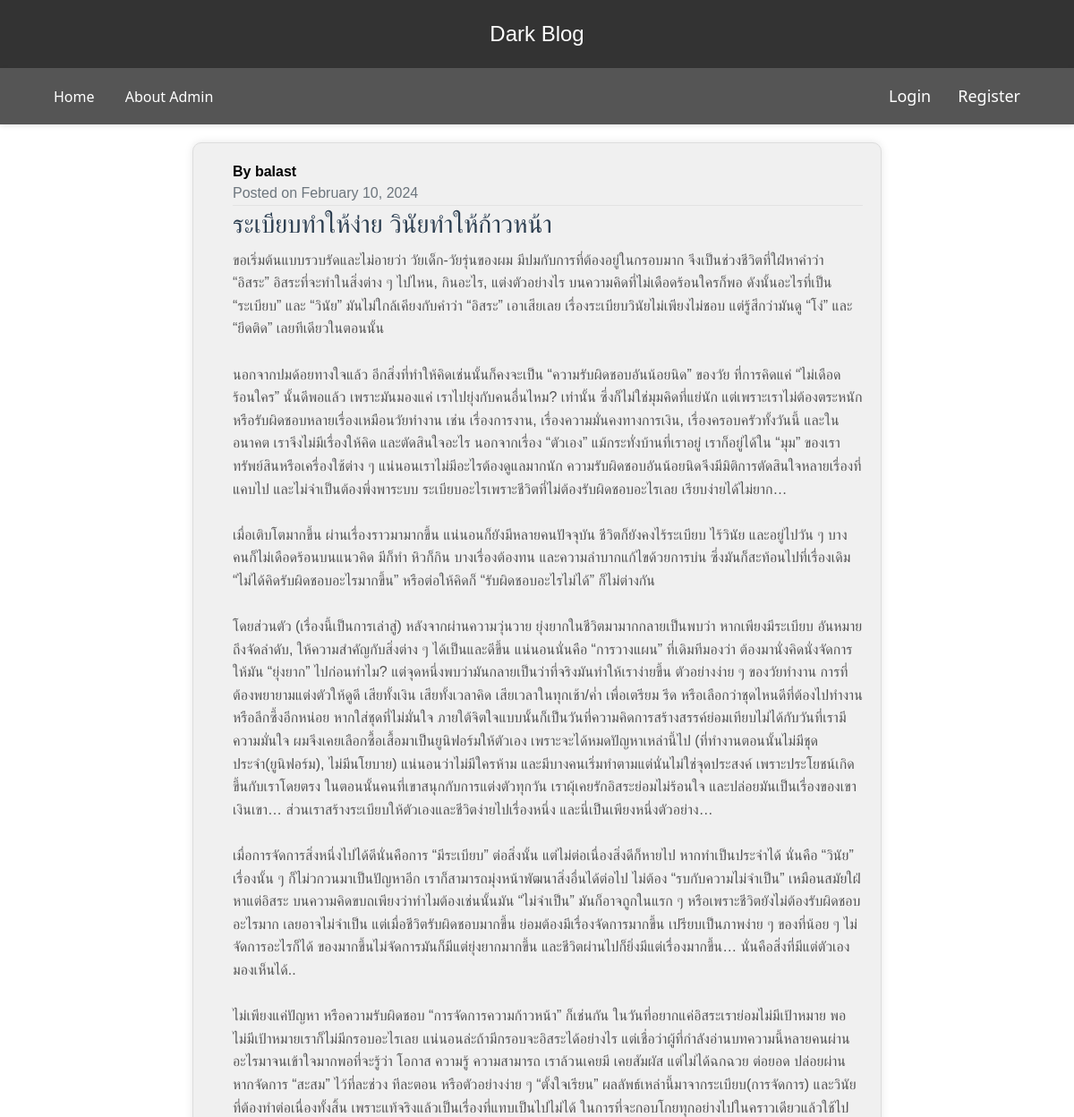
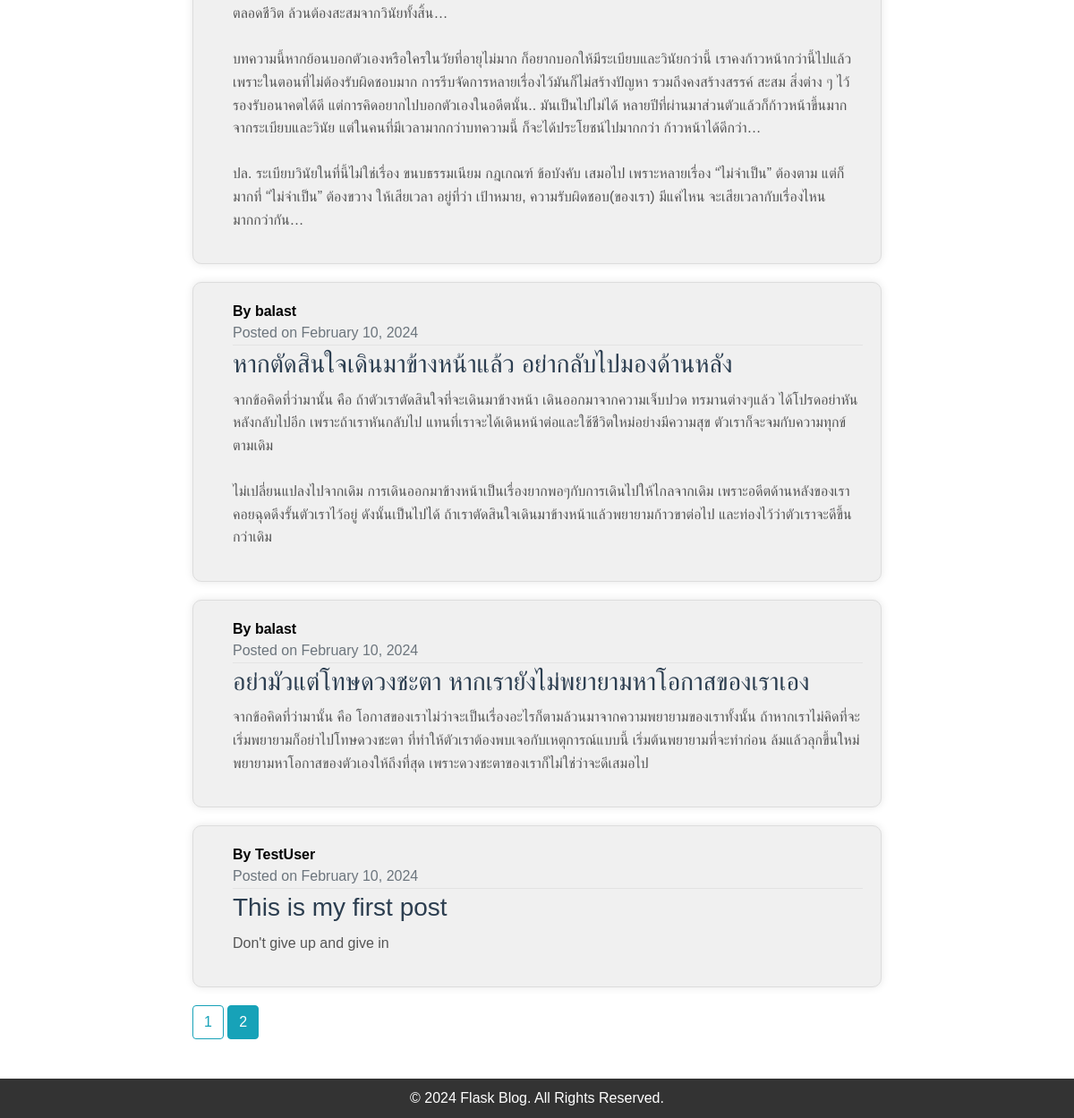
The page /home?page=2 on the database its author committed (2 pictures, top to bottom).
### flaskblog/model.py (models this page shows, shortened)
class Post(db.Model):
    id = db.Column(db.Integer, primary_key=True)
    title = db.Column(db.String(100), nullable=False)
    date_posted = db.Column(db.DateTime, nullable=False, default=datetime.utcnow())
    content = db.Column(db.Text, nullable=False)
    user_id = db.Column(db.Integer, db.ForeignKey('user.id'), nullable=False)

class User(db.Model, UserMixin):
    id = db.Column(db.Integer, primary_key=True)
    username = db.Column(db.String(20), unique=True, nullable=False)
    email = db.Column(db.String(120), unique=True, nullable=False)
    image_file = db.Column(db.String(20), nullable=False, default='default.jpg')
    password = db.Column(db.String(60), nullable=False)
    posts = db.relationship('Post', backref='author', lazy=True)

### flaskblog/routes.py (the view)
@app.route("/")
@app.route("/home")
def home():
    page = request.args.get('page', 1, type=int)
    posts = Post.query.order_by(Post.date_posted.desc()).paginate(page=page,per_page=5)
    return render_template('home.html', posts=posts)

### flaskblog/templates/home.html (shortened to what this page needs)
{% extends "layout.html" %}
{% block content %}
    {% for post in posts.items %}
    <article class="media content-section">
        <div class="media-body ml-4">
            <div class="article-metadata">
                <span class="mr-2">
                    <strong>By {{ post.author.username }}</strong><br>
                </span>
                <span class="text-muted">
                    Posted on {{ post.date_posted.strftime('%B %d, %Y') }}
                </span>
            </div>
            <a href="{{ url_for('post', post_id=post.id) }}" class="article-link">
                <h2 class="article-title">{{ post.title }}</h2>
            </a>
            <p class="article-content">{{ post.content }}</p>
        </div>
    </article>
    {% endfor %}
    {% for page_num in posts.iter_pages(left_edge=1, right_edge=1, left_current=1, right_current=2) %}
        {% if page_num %}
            {% if posts.page == page_num %}
                <a class="btn btn-info mb-4" href="{{ url_for('home', page=page_num) }}">{{ page_num }}</a>
            {% else %}
                <a class="btn btn-outline-info mb-4" href="{{ url_for('home', page=page_num) }}">{{ page_num }}</a>
            {% endif %}
        {% endif %}
    {% endfor %}
{% endblock content %}

### flaskblog/static/main.css (style rules this page uses)
body { background: #fafafa; color: #333333; margin-top: 5rem; }
h1, h2, h3, h4, h5, h6 { color: #444444; }
.content-section { background: #ffffff; padding: 10px 20px; border: 1px solid #dddddd; border-radius: 3px; margin-bottom: 20px; }
.article-title { color: #444444; }
.article-content { white-space: pre-line; }
.article-metadata { padding-bottom: 1px; margin-bottom: 4px; border-bottom: 1px solid #e3e3e3 }
body { display: flex; flex-direction: column; min-height: 100vh; }
.article-link { text-decoration: none; color: #3498db; transition: color 0.3s ease; }
.article-title { font-size: 28px; color: #2c3e50; margin-bottom: 10px; }
.article-content { color: #555; line-height: 1.6; }
body { background-color: #fff; margin: 0; }

### flaskblog/templates/layout.html (style rules this page uses)
body { font-family: 'Arial', sans-serif; background-color: #ffffff; color: #000000; margin: 0; padding: 0; }
.content-section { background-color: #f0f0f0; padding: 20px; margin-bottom: 20px; border-radius: 10px; box-shadow: 0 0 10px rgba(0, 0, 0, 0.1); transition: transform 0.3s ease; }
body { display: flex; flex-direction: column; min-height: 100vh; }

### rows shown on the page
Post: author.username "balast", date_posted "February 10, 2024", title "ระเบียบทำให้ง่าย วินัยทำให้ก้าวหน้า", content "ขอเริ่มต้นแบบรวบรัดและไม่อายว่า วัยเด็ก-วัยรุ่นของผม มีปมกับการที่ต้องอยู่ในกรอบมาก จึงเป็นช่วงชีวิตที่ใฝ่หาคำว่า “อิสระ” อิสระที่จะทำในสิ่งต่าง ๆ ไปไหน, กินอะไร, แต่งตัวอย่างไร บนความคิดที่ไม่เดือดร้อนใครก็พอ ดังนั้นอะไรที่เป็น “ระเบียบ” และ “วินัย” มันไม่ใกล้เคียงกับคำว่า “อิสระ” เอาเสียเลย เรื่องระเบียบวินัยไม่เพียงไม่ชอบ แต่รู้สึกว่ามันดู “โง่” และ “ยึดติด” เลยทีเดียวในตอนนั้น นอกจากปมด้อยทางใจแล้ว อีกสิ่งที่ทำให้คิดเช่นนั้นก็คงจะเป็น “ความรับผิดชอบอันน้อยนิด” ของวัย ที่การคิดแค่ “ไม่เดือดร้อนใคร” นั้นดีพอแล้ว เพราะมันมองแค่ เราไปยุ่งกับคนอื่นไหม? เท่านั้น ซึ่งก็ไม่ใช่มุมคิดที่แย่นัก แต่เพราะเราไม่ต้องตระหนักหรือรับผิดชอบหลายเรื่องเหมือนวัยทำงาน เช่น เรื่องการงาน,…"
Post: author.username "balast", date_posted "February 10, 2024", title "หากตัดสินใจเดินมาข้างหน้าแล้ว อย่ากลับไปมองด้านหลัง", content "จากข้อคิดที่ว่ามานั้น คือ ถ้าตัวเราตัดสินใจที่จะเดินมาข้างหน้า เดินออกมาจากความเจ็บปวด ทรมานต่างๆแล้ว ได้โปรดอย่าหันหลังกลับไปอีก เพราะถ้าเราหันกลับไป แทนที่เราจะได้เดินหน้าต่อและใช้ชีวิตใหม่อย่างมีความสุข ตัวเราก็จะจมกับความทุกข์ตามเดิม ไม่เปลี่ยนแปลงไปจากเดิม การเดินออกมาข้างหน้าเป็นเรื่องยากพอๆกับการเดินไปให้ไกลจากเดิม เพราะอดีตด้านหลังของเราคอยฉุดดึงรั้นตัวเราไว้อยู่ ดังนั้นเป็นไปได้ ถ้าเราตัดสินใจเดินมาข้างหน้าแล้วพยายามก้าวขาต่อไป และท่องไว้ว่าตัวเราจะดีขึ้นกว่าเดิม"
Post: author.username "balast", date_posted "February 10, 2024", title "อย่ามัวแต่โทษดวงชะตา หากเรายังไม่พยายามหาโอกาสของเราเอง", content "จากข้อคิดที่ว่ามานั้น คือ โอกาสของเราไม่ว่าจะเป็นเรื่องอะไรก็ตามล้วนมาจากความพยายามของเราทั้งนั้น ถ้าหากเราไม่คิดที่จะเริ่มพยายามก็อย่าไปโทษดวงชะตา ที่ทำให้ตัวเราต้องพบเจอกับเหตุการณ์แบบนี้ เริ่มต้นพยายามที่จะทำก่อน ล้มแล้วลุกขึ้นใหม่ พยายามหาโอกาสของตัวเองให้ถึงที่สุด เพราะดวงชะตาของเราก็ไม่ใช่ว่าจะดีเสมอไป"
Post: author.username "TestUser", date_posted "February 10, 2024", title "This is my first post", content "Don't give up and give in"

### other values the page prints
{{ page_num }} "1"
{{ page_num }} "2"
